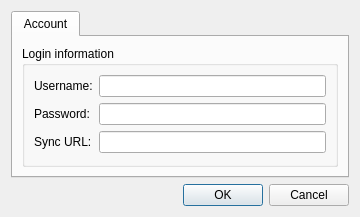
<?xml version="1.0" encoding="UTF-8"?>
<ui version="4.0">
 <class>Settings</class>
 <widget class="QDialog" name="Settings">
  <property name="geometry">
   <rect>
    <x>0</x>
    <y>0</y>
    <width>360</width>
    <height>206</height>
   </rect>
  </property>
  <property name="windowTitle">
   <string>Settings</string>
  </property>
  <layout class="QGridLayout" name="gridLayout_2">
   <item row="0" column="0">
    <layout class="QVBoxLayout" name="verticalLayout">
     <item>
      <widget class="QTabWidget" name="tabs">
       <widget class="QWidget" name="accountTab">
        <attribute name="title">
         <string>Account</string>
        </attribute>
        <layout class="QHBoxLayout" name="horizontalLayout">
         <item>
          <widget class="QGroupBox" name="groupBox">
           <property name="title">
            <string>Login information</string>
           </property>
           <layout class="QFormLayout" name="formLayout">
            <item row="0" column="0">
             <widget class="QLabel" name="label">
              <property name="text">
               <string>Username:</string>
              </property>
             </widget>
            </item>
            <item row="0" column="1">
             <widget class="QLineEdit" name="user"/>
            </item>
            <item row="1" column="0">
             <widget class="QLabel" name="label_2">
              <property name="text">
               <string>Password:</string>
              </property>
             </widget>
            </item>
            <item row="1" column="1">
             <widget class="QLineEdit" name="password">
              <property name="echoMode">
               <enum>QLineEdit::Password</enum>
              </property>
             </widget>
            </item>
            <item row="2" column="0">
             <widget class="QLabel" name="label_3">
              <property name="text">
               <string>Sync URL:</string>
              </property>
             </widget>
            </item>
            <item row="2" column="1">
             <widget class="QLineEdit" name="syncUrl"/>
            </item>
           </layout>
          </widget>
         </item>
        </layout>
       </widget>
      </widget>
     </item>
     <item>
      <widget class="QDialogButtonBox" name="buttonBox">
       <property name="orientation">
        <enum>Qt::Horizontal</enum>
       </property>
       <property name="standardButtons">
        <set>QDialogButtonBox::Cancel|QDialogButtonBox::Ok</set>
       </property>
      </widget>
     </item>
    </layout>
   </item>
  </layout>
 </widget>
 <resources/>
 <connections>
  <connection>
   <sender>buttonBox</sender>
   <signal>accepted()</signal>
   <receiver>Settings</receiver>
   <slot>accept()</slot>
   <hints>
    <hint type="sourcelabel">
     <x>248</x>
     <y>254</y>
    </hint>
    <hint type="destinationlabel">
     <x>157</x>
     <y>274</y>
    </hint>
   </hints>
  </connection>
  <connection>
   <sender>buttonBox</sender>
   <signal>rejected()</signal>
   <receiver>Settings</receiver>
   <slot>reject()</slot>
   <hints>
    <hint type="sourcelabel">
     <x>316</x>
     <y>260</y>
    </hint>
    <hint type="destinationlabel">
     <x>286</x>
     <y>274</y>
    </hint>
   </hints>
  </connection>
 </connections>
</ui>
